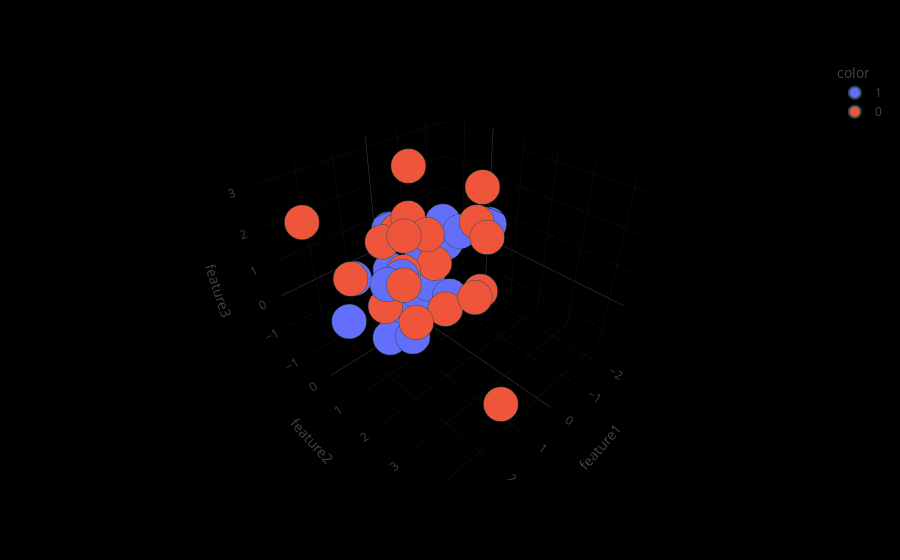

Source (notebook cell):
### Code cell
plt.figure(figsize = (16,16))
fig = px.scatter_3d(df , x = df['feature1'] , y = df['feature2'] , z = df['feature3'] ,color = df['target'].astype('str'))
fig.update_traces(marker = dict(size = 12,
                               line = dict(width = 2, color = 'DarkSlateGrey')),
                               selector = dict(mode = 'markers')
                 )

# selector=dict(mode='markers') ensures that the marker-specific properties (e.g., size and line properties)
# are only applied to the markers in the 3D scatter plot, leaving other traces (if any) unaffected.

dark_template = go.layout.Template(
    layout=dict(
        paper_bgcolor='black',
        plot_bgcolor='black',
    )
)

# Set the template for the figure
fig.update_layout(template=dark_template)
fig.show()

### Figure 1 — Plotly figure (JSON) as saved in the notebook; plotly's stock layout.template omitted (floating-point values rounded to 4 significant figures)
{"data": [{"hovertemplate": "color=1<br>feature1=%{x}<br>feature2=%{y}<br>feature3=%{z}<extra></extra>", "legendgroup": "1", "marker": {"color": "#636efa", "line": {"color": "DarkSlateGrey", "width": 2}, "size": 12, "symbol": "circle"}, "mode": "markers", "name": "1", "scene": "scene", "showlegend": true, "type": "scatter3d", "x": [-0.3675, 0.4206, 1.968, -2.506, 0.3223, -0.3316, 0.667, -1.01, 0.2411, -0.04544, -0.9926, -0.4208, 0.9486, 1.415, 1.045, -1.838, 0.1901, -0.02254, 1.267, 1.772], "y": [-1.137, 0.4116, -0.5478, 0.147, 0.06034, -1.632, 0.02581, 0.4417, -0.9525, 1.041, -0.1613, -0.552, 0.7017, 0.4577, 0.5382, -0.9388, 0.5121, 0.01342, 0.1736, -0.3475], "z": [-1.322, -0.07132, -0.6794, 0.6062, -1.043, 0.6191, -0.7776, 1.129, -0.1363, -0.09403, 1.192, -0.1211, -1.051, 0.7289, 0.8121, -0.2018, 0.1315, 0.9359, -1.223, 0.6701]}, {"hovertemplate": "color=0<br>feature1=%{x}<br>feature2=%{y}<br>feature3=%{z}<extra></extra>", "legendgroup": "0", "marker": {"color": "#EF553B", "line": {"color": "DarkSlateGrey", "width": 2}, "size": 12, "symbol": "circle"}, "mode": "markers", "name": "0", "scene": "scene", "showlegend": true, "type": "scatter3d", "x": [0.1771, 1.425, 2.224, -0.7233, 2.823, -1.39, 0.3849, 1.677, 1.438, 0.2907, 0.7319, -1.028, -0.7643, 2.011, 0.8989, 1.01, 1.251, 0.2046, 0.7489, 1.234], "y": [-0.5981, 1.441, 0.2304, 1.461, -0.3329, 0.6667, 1.324, 4.188, 1.1, 0.867, 0.5174, 1.131, 1.567, 1.921, 0.436, 1.438, 0.1864, -0.01154, 2.593, 0.05278], "z": [1.227, 0.1826, 1.192, -0.08537, 2.637, 1.344, -0.1032, -0.08056, 1.065, 0.9826, 2.245, 2.603, 1.549, 2.933, 0.821, 2.328, 1.704, 3.151, 1.171, -0.2616]}], "layout": {"legend": {"title": {"text": "color"}, "tracegroupgap": 0}, "margin": {"t": 60}, "scene": {"domain": {"x": [0, 1], "y": [0, 1]}, "xaxis": {"title": {"text": "feature1"}}, "yaxis": {"title": {"text": "feature2"}}, "zaxis": {"title": {"text": "feature3"}}}}}
